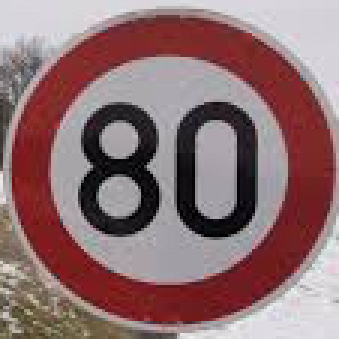
#> input picture P2-traffic-sign-classifier/traffic_sign_web_data/speed_limit_80_cropped.jpg, 113 x 113 px, found by its file name (shown 3 times larger)
$ python resize_and_crop.py   (older library calls are emulated)
#> lines starting #> are read from the running program, lines starting #| are printed output that depends on the picture
from PIL import Image

def resize_and_crop(img_path, modified_path, size, crop_type='top'):
    """
    Resize and crop an image to fit the specified size.

    args:
        img_path: path for the image to resize.
        modified_path: path to store the modified image.
        size: `(width, height)` tuple.
        crop_type: can be 'top', 'middle' or 'bottom', depending on this
            value, the image will cropped getting the 'top/left', 'middle' or
            'bottom/right' of the image to fit the size.
    raises:
        Exception: if can not open the file in img_path of there is problems
            to save the image.
        ValueError: if an invalid `crop_type` is provided.
    """
#> called with img_path = 'download_data/speed_limit_80_cropped.jpg', crop_type = 'top'
    # If height is higher we resize vertically, if not we resize horizontally
    img = Image.open(img_path)
#> img is the input picture: PIL image 113x113 RGB; mean R, G, B 141.4, 111.1, 113.3
    # Get current and desired ratio for the images
    img_ratio = img.size[0] / float(img.size[1])
#> img_ratio = 1
    ratio = size[0] / float(size[1])
    #The image is scaled/cropped vertically or horizontally depending on the ratio
    if ratio > img_ratio:
        img = img.resize((size[0], round(size[0] * img.size[1] / img.size[0])),
                Image.ANTIALIAS)
        # Crop in the top, middle or bottom
        if crop_type == 'top':
            box = (0, 0, img.size[0], size[1])
        elif crop_type == 'middle':
            box = (0, round((img.size[1] - size[1]) / 2), img.size[0],
                   round((img.size[1] + size[1]) / 2))
        elif crop_type == 'bottom':
            box = (0, img.size[1] - size[1], img.size[0], img.size[1])
        else :
            raise ValueError('ERROR: invalid value for crop_type')
        img = img.crop(box)
    elif ratio < img_ratio:
        img = img.resize((round(size[1] * img.size[0] / img.size[1]), size[1]),
                Image.ANTIALIAS)
        # Crop in the top, middle or bottom
        if crop_type == 'top':
            box = (0, 0, size[0], img.size[1])
        elif crop_type == 'middle':
            box = (round((img.size[0] - size[0]) / 2), 0,
                   round((img.size[0] + size[0]) / 2), img.size[1])
        elif crop_type == 'bottom':
            box = (img.size[0] - size[0], 0, img.size[0], img.size[1])
        else :
            raise ValueError('ERROR: invalid value for crop_type')
        img = img.crop(box)
    else :
        img = img.resize((size[0], size[1]),
                Image.ANTIALIAS)
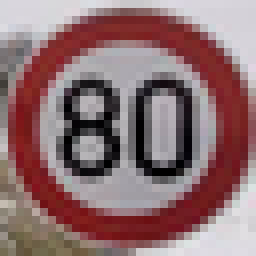
#> img: PIL image 32x32 RGB (shown 8 times larger); mean R, G, B 141.5, 111.2, 113.3
        # If the scale is the same, we do not need to crop
    img.save(modified_path)


img_path = 'download_data/speed_limit_80_cropped.jpg'
modified_path = 'download_data/speed_limit_80_cropped_resized.jpg'
size = [32,32, 3]
resize_and_crop(img_path, modified_path, size, crop_type='top')
#> (the run stopped early here; a loop or call above may not have finished)
